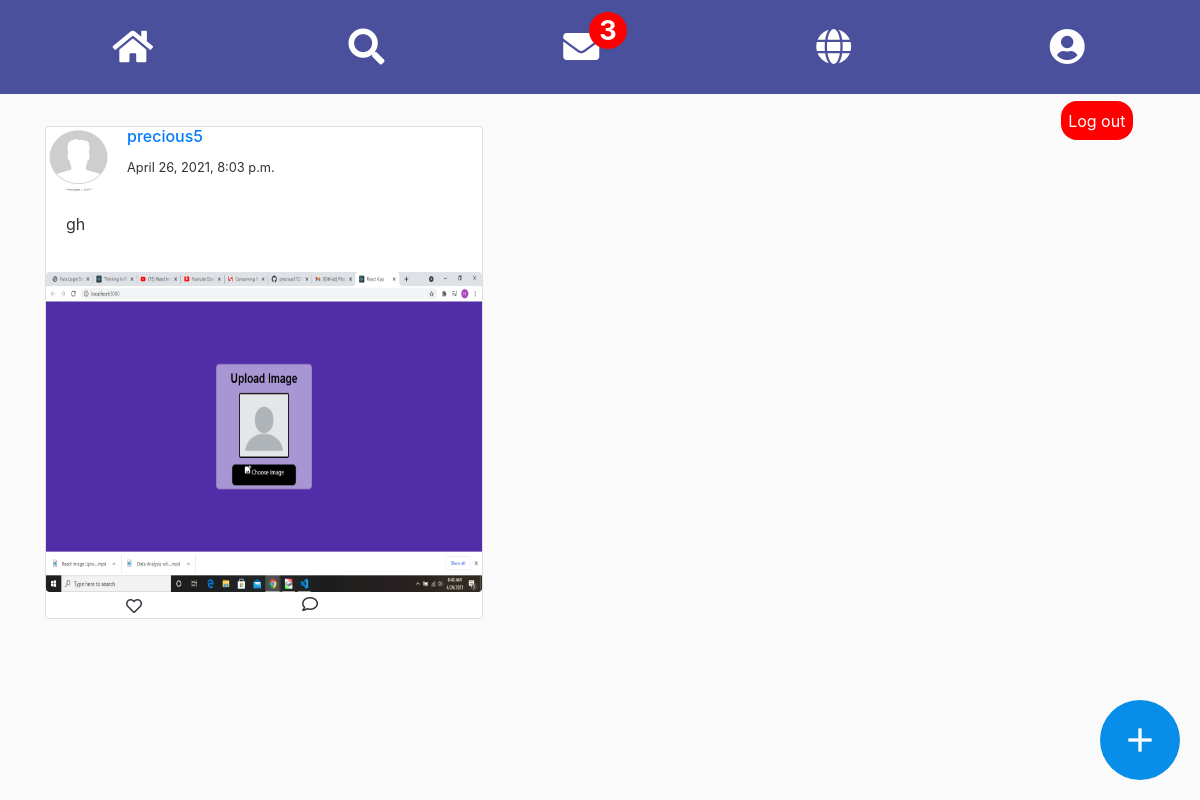
The page /posts/home.html (signed in) on the database its author committed.
### posts/models.py (models this page shows, shortened)
class Posts(models.Model):
	body= models.TextField()
	author=models.ForeignKey(User,on_delete=models.CASCADE)
	date_of_release= models.DateTimeField(default=timezone.now)
	post_image= models.ImageField(upload_to='post_imgs')
	like= models.ManyToManyField(User,related_name='likes', blank=True)
	like_count= models.BigIntegerField(default=0)

### users/models.py (models this page shows, shortened)
class Profile(models.Model):
	user = models.OneToOneField(User, on_delete=models.CASCADE)
	FriendsList=models.ManyToManyField("self")
	image = models.ImageField(default='default.jpg', upload_to='profile_pics')

### posts/views.py (the view, shortened to what this page needs)
# urls.py: path('posts/home.html', p_views.NewsFeed, name='posts-home'),
def NewsFeed(request):
    ArrangedPosts=queue()
    counter=1
    friends=[]
    friendpost=[]
    postsArray=[]
    postList=[]
    FriendListOne= FriendList.objects.filter(Accepter=request.user)
    FriendListTwo= FriendList.objects.filter(Added=request.user)
    for F in FriendListOne:
        friend= F.Added
        friends.append(friend)
    for F in FriendListTwo:
        friend= F.Accepter
        friends.append(friend)
    while len(friends) != 0:
        if len(friends) < 5:
            for F in friends:
                friendpost.append(F)
            for F in friendpost:
                Fposts= Posts.objects.filter(author=F)
                for post in Fposts:
                    postsArray.append(post)
            for post in postsArray:
                ArrangedPosts.enqueue(post)
            while not ArrangedPosts.isEmpty():
                postList.append(ArrangedPosts.front())
                ArrangedPosts.dequeue()
            break
    postList.reverse()
    context= {
            'postList':postList,
           }
    return render(request, 'posts/home.html', context)

### chat/custom_context_processor.py (called while the page is built)
def notifications(request):
    NumOfNotifications=0
    if request.user.is_anonymous:
        pass
    else:
        friend_requests= AddFriend.objects.filter(receiver=request.user)
        for F in friend_requests:
            NumOfNotifications += 1
    return {
        'NumOfNotifications':NumOfNotifications,
        }

### posts/Linkedlist.py (called while the page is built, shortened)
    def __getitem__(self,index):
        if index >= 0 and index < self.numItems:
            cursor = self.first.getNext()
            for i in range(index):
                cursor = cursor.getNext()
            return cursor.getItem()
        raise IndexError("LinkedList index out of range")

    def __delitem__(self,index):
    	if index > self.numItems:
    		raise IndexError("index out of range")
    	if index==self.numItems:
    		cur=self.first
    		cur1=None
    		for i in range(index):
    			cur1=cur
    			cur=cur.getNext()
    		cur1.setNext(None)
    		self.numItems-=1
    	elif self.numItems==1:
    		cursor=self.first.getNext()
    		self.first.setNext(None)
    		self.numItems-=1

    def __len__(self):
    	return self.numItems

    def append(self,item):
        node = LinkedList.__Node(item)
        self.last.setNext(node)
        self.last = node
        self.numItems += 1

        def getItem(self):
            return self.item

        def getNext(self):
            return self.next

        def setNext(self,next):
            self.next = next

### posts/queue.py (called while the page is built)
	def dequeue(self):
		if self.isEmpty():
			raise RuntimeError("Attempt to dequeue an empty queue")
		item=self.items[self.frontIdx]
		del self.items[self.frontIdx]
		return item

	def enqueue(self,item):
		self.items.append(item)

	def front(self):
		if self.isEmpty():
			raise RuntimeError("Attempt to dequeue an empty queue")
		return self.items[self.frontIdx]

	def isEmpty(self):
		return self.frontIdx==len(self.items)

### posts/Templates/posts/home.html (shortened to what this page needs)
{% extends "posts/base.html" %}
{% block content %}
{% if user.is_authenticated %}
	<a href="{% url 'logout' %}"><button style="background:red; float:right; position:relative; left:50%;
	border-radius: 1rem; border:none; font-size:1rem; color:white; padding:1%; margin:1%;"> Log out </button></a>
{% endif %}
<a href="{% url 'post-create' %}" class="material-icons floating-btn">add</a>
{% for post in postList %}
<div class="card" style="margin: 2rem 0; width:60%; ">
	<div style="display:flex;">
	<img class="rounded-circle article-img align-baseline" src="{{ post.author.profile.image.url }}">
	<div>
	<a href="{% url 'post-detail' post.pk %}"><h6 class="align-top" >{{ post.author.username }}</a></h6><span><small>{{ post.date_of_release }}</small></span>
	</div>
	</div>
	<div class="card-body">
		<p >{{ post.body }}</p>
	</div>
	<div>
	<img class="rounded mx-auto" style="width:100%; height:20rem;" src="{{ post.post_image.url }}">
	</div>
	<div style="display:flex;">
<div style="margin-left: 5rem;"><button class="btn btn-link text-dark p-0 border-0 btn-outline-light">{% if post.like_count == 0 %}<i class="far fa-heart posts" value="{{ post.pk }}" style="background-color: white;"></i>{% else %}<i class="far fa-heart posts" value="{{ post.pk }}" style="background-color: white;">{{ post.like_count }}</i>{% endif  %}</button></div>
		<div style="margin-left: 10rem;"><i class="far fa-comment"></i></div>
	</div>
  </div>
{% endfor %}
{% endblock content %}

### posts/static/posts/main.css (style rules this page uses)
body { background: #fafafa; color: #333333; margin: 0; }
h1, h2, h3, h4, h5, h6 { color: #444444; }
.article-img { height: 65px; width: 65px; margin-right: 16px; }
.floating-btn { width: 80px; height: 80px; background: #078ee8; display: flex; align-items: center; justify-content: center; text-decoration: none; border-radius: 50%; color: #ffffff; font-size: 40px; box-shadow: 2px 2px 5px rgba(0,0,0,0,0.25); position: fixed; right: 20px; bottom: 20px; transition: background 0.25; }

### rows shown on the page
Posts: author.profile.image (placeholder picture), author.username "precious5", date_of_release "April 26, 2021, 8:03 p.m.", body "gh", post_image (picture), {{ post.pk }} 1 (drawn)

### other values the page prints
{{ NumOfMessages }} "3"
